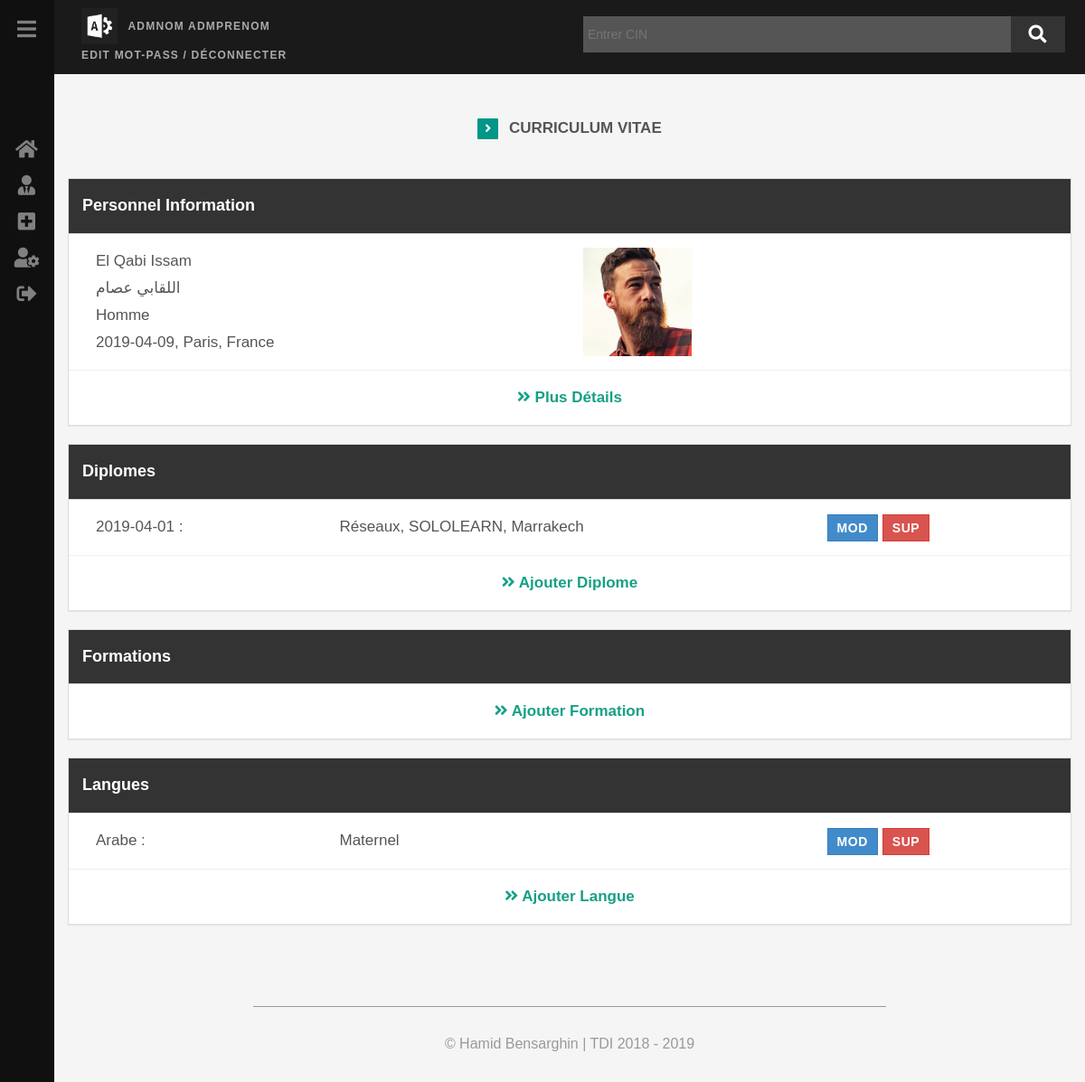
Screenshot of /GestPersonnel/cv?page=detail&IdEnt=3 (signed in) with the database file from the repository.
### tables this page shows
CREATE TABLE IF NOT EXISTS `identite` (
  `CIN` varchar(15) NOT NULL,
  `Nom` varchar(30) DEFAULT NULL,
  `Prenom` varchar(30) DEFAULT NULL,
  `Nom_ar` varchar(30) DEFAULT NULL,
  `Prenom_ar` varchar(30) DEFAULT NULL,
  `DateNassance` date DEFAULT NULL,
  `LieuNaissance` varchar(50) DEFAULT NULL,
  `PayNaissance` varchar(30) DEFAULT NULL,
  `Sexe` varchar(10) DEFAULT NULL,
  `EtatMatrimonial` varchar(30) DEFAULT NULL,
  `DateRecrutement` date DEFAULT NULL,
  `ImputationBudg` varchar(25) DEFAULT NULL,
  `PPR` varchar(10) DEFAULT NULL,
  `NPort` varchar(15) DEFAULT NULL,
  `NFix` varchar(15) DEFAULT NULL,
  `Email` varchar(25) DEFAULT NULL,
  `Adresse` varchar(40) DEFAULT NULL,
  `Photo` varchar(255) DEFAULT NULL,
  `Observation` text,
  `IdEnt` int(11) NOT NULL AUTO_INCREMENT,
  PRIMARY KEY (`IdEnt`),
  UNIQUE KEY `IdEnt` (`IdEnt`),
  UNIQUE KEY `CIN` (`CIN`)
);

CREATE TABLE IF NOT EXISTS `diplomes` (
  `idD` int(11) NOT NULL AUTO_INCREMENT,
  `intitule` varchar(40) NOT NULL,
  `specialite` varchar(60) NOT NULL,
  `etablissement` varchar(40) NOT NULL,
  `dateEntr` date NOT NULL,
  `lieu` varchar(60) NOT NULL,
  `pay` varchar(40) NOT NULL,
  `descp` text NOT NULL,
  `IdEnt` int(11) NOT NULL,
  PRIMARY KEY (`idD`),
  KEY `diplomes_ibfk_1` (`IdEnt`)
);

CREATE TABLE IF NOT EXISTS `langues` (
  `langue` varchar(40) NOT NULL,
  `id` int(11) NOT NULL AUTO_INCREMENT,
  `Niveau` varchar(30) NOT NULL,
  `IdEnt` int(11) NOT NULL,
  PRIMARY KEY (`id`),
  KEY `IdEnt` (`IdEnt`)
);

### GestPersonnel/layout/functions.php (called while the page is built, shortened)
<?php
   function checkIden($table,$IdEnt){
	   	global $db;
	   	$row='';
	   	$stm=$db->prepare("SELECT * FROM ".$table." WHERE IdEnt=?");
		$stm->execute([$IdEnt]);
		if ($stm->rowCount() > 0) {
			$row=$stm->fetch();
		}
		return $row;
   }
 ?>

### GestPersonnel/cv.php (the view, shortened to what this page needs)
<?php include 'layout/header.php'; ?>
<?php if (isset($_GET['page'])) {
    if ($_GET['page']=='detail'){
        if (isset($_REQUEST['IdEnt'])){
        $IdEnt=filter_var($_REQUEST['IdEnt'],FILTER_SANITIZE_NUMBER_INT);
        if(!empty(checkIden('identite',$IdEnt))) {
        $result=checkIden('identite',$IdEnt);
?>
<div class="container">
	<div class="header">
        <p><span class="fa fa-angle-right"></span> Curriculum vitae</p>
    </div>
	<div class="fonc-cv">
        <div class="perInfo">
            <div class="panel panel-default">
                <div class="panel-heading">
                   <h4> Personnel Information</h4>
                </div>
                <div class="panel-body">
                    <div class="row">
                        <div class="col-sm-6">
                            <div>
                                <?=$result->Nom?> <?=$result->Prenom?>
                            </div>
                            <div>
                                <?=$result->Nom_ar?> <?=$result->Prenom_ar?>
                            </div>
                            <div>
                                <?=$result->Sexe?>
                            </div>
                            <div><?=$result->DateNassance?>, <?=$result->LieuNaissance?>, <?=$result->PayNaissance?></div>
                        </div>
                        <div class="center-mg col-sm-6">
                            <div style="background: url(<?=$result->Photo?>); height: 120px;width: 120px;background-size: cover;
                          background-position: center;">
                            </div>
                        </div>
                    </div>
                    <div class="row">
                        <a href="fonctionaire?page=detail&cin=<?=$result->CIN?>"><span class="fa fa-angle-double-right"></span> Plus Détails </a>
                    </div>
                </div>
            </div>
        </div>
        <div class="dipInfo">
            <div class="panel panel-default">
                <div class="panel-heading">
                    <h4> Diplomes</h4>
                </div>
                <div class="panel-body">
                    <?php
                        $stm=$db->prepare("SELECT * FROM
                               diplomes WHERE IdEnt=?");
                        $stm->execute([$_REQUEST['IdEnt']]);
                    while ($row=$stm->fetch()):
                     ?>
                	<div class="row">
                	  	<div class="col-sm-3"><?=$row->dateEntr?> : </div>
                        <div class="col-sm-6"><?=$row->specialite?>, <?=$row->etablissement?>, <?=$row->lieu?></div>
	                    <div class="col-sm-3"><a href="diplome?page=modifier&idD=<?=$row->idD?>" class="btn btn-outlined btn-primary">Mod</a>&nbsp;<a href="?page=detail&action=deleteD&IdEnt=<?=$IdEnt?>&idD=<?=$row->idD?>" class="btn btn-outlined btn-danger">Sup</a>
	                    </div>
                	</div>
                    <?php
                    endwhile; ?>
                    <div class="row">
                        <a href="diplome?page=ajouter&IdEnt=<?=$IdEnt?>"><span class="fa fa-angle-double-right"></span> Ajouter Diplome </a>
                    </div>
                </div>
            </div>
        </div>
        <div class="formInfo">
            <div class="panel panel-default">
                <div class="panel-heading">
                    <h4>Formations</h4>
                </div>
                <div class="panel-body">
                    <div class="row">
                        <a href="formation?page=ajouter&IdEnt=<?=$IdEnt?>"><span class="fa fa-angle-double-right"></span> Ajouter Formation </a>
                    </div>
                </div>
            </div>
        </div>
        <div class="langInfo">
            <div class="panel panel-default">
                <div class="panel-heading">
                    <h4>langues</h4>
                </div>
                <div class="panel-body">
                    <?php
                        $stm=$db->prepare("SELECT * FROM
                               langues WHERE IdEnt=?");
                        $stm->execute([$_REQUEST['IdEnt']]);
                    while ($row=$stm->fetch()):
                     ?>
                    <div class="row">
                        <div class="col-sm-3"><?=$row->langue?> : </div>
                        <div class="col-sm-6"><?=$row->Niveau?></div>
                        <div class="col-sm-3">
                            <a href="langue?page=modifier&idL=<?=$row->id?>" class="btn btn-outlined btn-primary">Mod</a>&nbsp;<a href="?page=detail&action=deleteL&IdEnt=<?=$IdEnt?>&idL=<?=$row->id?>" class="btn btn-outlined btn-danger">Sup</a>
                        </div>
                    </div>
                    <?php
                    endwhile; ?>
                    <div class="row">
                        <a href="langue?page=ajouter&IdEnt=<?=$IdEnt?>"><span class="fa fa-angle-double-right"></span> Ajouter langue </a>
                    </div>
                </div>
            </div>
        </div>
	</div>
</div>
<?php
    }
?>
<?php
    }
    else{header('Location:accueil.php'); exit();}
    }
    else{header('Location:accueil.php'); exit();}
}
else{header('Location:accueil.php'); exit();}
 include 'layout/footer.php'; ?>

### GestPersonnel/layout/header.php (shortened to what this page needs)
<?php
    include 'connect.php';
    include 'functions.php';
 ?>
<!DOCTYPE html>
<html lang="en">
<head>
	<link href="assets/css/bootstrap.css" rel="stylesheet">
	<link href="assets/css/style.css" rel="stylesheet">
    <link href="assets/css/all.min.css" rel="stylesheet">
</head>
<body>
    <div class="wrap">
    <div id="search-wrapper">
        <div class="container">
            <div class="user col-sm-6">
                <img src="assets/img/admin.jpg" height="40" width="40">
                <a href="profile"><?php echo $_SESSION['nom_authent']." ". $_SESSION['prenom_authent']  ?></a>
                <ul class="user-nav">
                    <li><a href="" data-toggle="modal" data-target="#myModal">Edit Mot-Pass /</a></li>
                    <li><a href="deconnect.php"> Déconnecter</a></li>
                </ul>
            </div>
            <div class="col-sm-6">
                <form method="GET" action="fonctionaire" class="form-inline" id="search-wrapper">
                    <input type="search" name="cin" class="" placeholder="Entrer CIN">
                    <button class="search-btn" ><span class="fa fa-search"></span></button>
                </form>
            </div>
        </div>
    </div>
    <nav class="menu" id="theMenu">
        <div class="menu-wrap">
            <i class="fa fa-bars menu-close"></i>
            <div id="menu-logo">
                <h2><span class="fas fa-cogs"></span> ProvLar</h2>
            </div>
            <ul id="main-menu">
                <li class="dropdown">
                    <a href="accueil.php">Accueil <i class="fas fa-home menu-icon"></i> </a>
                </li>
                <li class="dropdown">
                    <a href="#" class="dropdown-toggle" data-toggle="dropdown">Gérer Fonctionaires <i class="fas fa-user-tie menu-icon"></i></a>
                </li>
                <li class="dropdown">
                    <a href="fonctionaire.php?page=ajouter">Ajouter Fonctionaire<i class="fas fa-plus-square menu-icon"></i></a>
                </li>
                <li class="dropdown">
                    <a href="profile.php">Modifier profile <i class="fas fa-user-cog menu-icon"></i></a>
                </li>
                <li class="dropdown">
                    <a href="deconnect.php">Déconnecter <i class="fas fa-sign-out-alt menu-icon"></i> </a>
                </li>
            </ul>
        </div>
    </nav>

### GestPersonnel/layout/footer.php (shortened to what this page needs)
	<div id="footer-copyright">
		<div class="container">
			&copy; Hamid Bensarghin | TDI 2018 - 2019
		</div>
	</div>
    </div>
  </body>
</html>

### GestPersonnel/assets/css/style.css (style rules this page uses)
body { font-family: 'Lato',sans-serif; font-weight: 300; font-size: 16px; color: #555; background: #f5f5f5; -webkit-transition: all .3s ease; -moz-transition: all .3s ease; -ms-transition: all .3s ease; -o-transition: all .3s ease; transition: all .3s ease; margin-left: 60px; font-family: sans-serif; }
.container { width: 100%; }
h1,h2,h3,h4,h5,h6 { font-family: 'Cabin'; font-weight: 300; color: #333; }
p { line-height: 1.8; margin-bottom: 25px; font-size: 16px; }
a { color: #16a085; word-wrap: break-word; -webkit-transition: color .1s ease-in, background .1s ease-in; -moz-transition: color .1s ease-in, background .1s ease-in; -ms-transition: color .1s ease-in, background .1s ease-in; -o-transition: color .1s ease-in, background .1s ease-in; transition: color .1s ease-in, background .1s ease-in; }
a:before,a:after { -webkit-transition: color .1s ease-in, background .1s ease-in; -moz-transition: color .1s ease-in, background .1s ease-in; -ms-transition: color .1s ease-in, background .1s ease-in; -o-transition: color .1s ease-in, background .1s ease-in; transition: color .1s ease-in, background .1s ease-in; }
.btn { border-radius: 0; padding: 4px 10px; letter-spacing:.6px; text-transform: uppercase; font-weight: 700; }
.menu { position: fixed; left: -240px; width: 260px; height: 100%; top: 0; z-index: 10; text-align: left; }
.menu-wrap { position: absolute; top: 0; left: 0; background: #101010; width: 300px; height: 100%; }
#menu-logo h2 { font-family: 'Cabin', Helvetica, Arial, sans-serif; font-size: 24px; font-weight: 800; letter-spacing: -1px; line-height: 1; text-transform: uppercase; color: #eee; margin: 20px 20px; }
.menu a { margin-left: 20px; color: gray; display: block; font-size: 12px; font-weight: 700; line-height: 40px; letter-spacing: .1em; text-transform: uppercase; }
.menu-close { cursor: pointer; display: block; position: absolute; font-size: 24px; color: gray; width: 36px; height: 40px; line-height: 40px; top: 20px; right: 5px; -webkit-transition: all .1s ease-in-out; -moz-transition: all .1s ease-in-out; -ms-transition: all .1s ease-in-out; -o-transition: all .1s ease-in-out; transition: all .1s ease-in-out; }
#main-menu { margin-top: 100px; padding: 0; list-style: none; -webkit-transition: all .1s ease-in-out; -moz-transition: all .1s ease-in-out; -ms-transition: all .1s ease-in-out; -o-transition: all .1s ease-in-out; transition: all .1s ease-in-out; }
.menu,.body-push { -webkit-transition: all .3s ease; -moz-transition: all .3s ease; -ms-transition: all .3s ease; -o-transition: all .3s ease; transition: all .3s ease; }
.menu-icon { float: right !important; margin: 9px 0 0 0 !important; font-size: 22px !important; width: 60px; text-align: center; }
#search-wrapper { background-color: #1a1a1a; padding-top: 9px; overflow: hidden; z-index: 5; width: 100%; margin-bottom: 15px }
#search-wrapper input { width: 90%; padding: 10px 5px; font-size: 14px; border: none; background-color: #555; color: #eee; }
.user .user-nav { padding-left: 0 }
.user .user-nav li { display: inline-block; list-style: none; }
.user a { color: #aaa; font-size: 12px; font-weight: 700; letter-spacing: .1em; text-transform: uppercase; }
.user > a { padding-left: 7px }
.header { margin: 30px auto 40px }
.header p { padding: 0; text-align: center; font-weight: 700; text-transform: uppercase; font-size: 17px; }
.header span { color: #fff; width: 23px; line-height: 23px; font-size: 14px; margin-right: 7px; height: 23px; border-radius: 1px; background: #009688 }
.form-inline { clear: both; }
.search-btn { background: #333; border: none; font-size: 20px; color: #fff; position: absolute; height: 40px; width: 60px; }
#footer-copyright { text-align: center; margin: auto; margin-top: 70px; color: #999; max-width:700px; border-top: 1px solid #999; padding: 30px 0; }
.fonc-details > div, .fonc-cv > div { font-size: 17px; text-transform: capitalize; margin: 15px auto }
a { font-weight: 600; text-transform: capitalize; }
.panel-default { border-radius: 0 }
.panel-default .panel-heading { border-radius: 0; background: #333 }
.panel-default .panel-heading h4 { color: #fff; font-weight: 600; font-family: sans-serif; }
.panel-body { padding: 0 }
.panel .row { padding: 15px; line-height: 30px; border-bottom: 1px solid #eee; margin: auto; }
.panel-body .row:last-child { text-align: center; border: none; }

### rows the page displays
identite: Nom "El Qabi", Prenom "Issam", Nom_ar "اللقابي", Prenom_ar "عصام", Sexe "Homme", DateNassance "2019-04-09", LieuNaissance "Paris", PayNaissance "France", Photo (picture)
diplomes: dateEntr "2019-04-01", specialite "Réseaux", etablissement "SOLOLEARN", lieu "Marrakech"
langues: langue "Arabe", Niveau "Maternel"

### other values shown
$_SESSION['nom_authent'] "ADMNOM"
$_SESSION['prenom_authent'] "ADMPRENOM"
